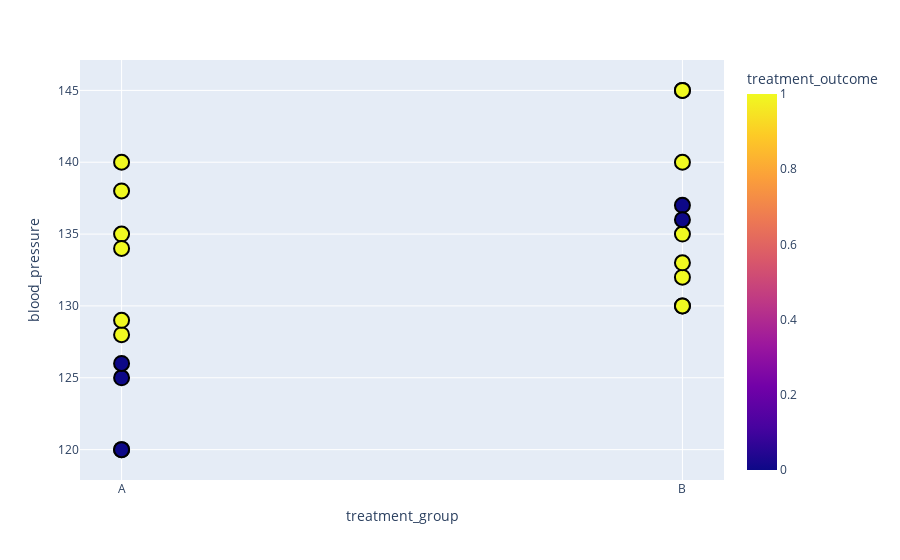

The code cell stored with this chart in its notebook:
### Code cell
# Plotting with edge color
fig = px.scatter(
    df,
    x='treatment_group',
    y='blood_pressure',
    color='treatment_outcome',  # Assign color to samples
)

# Update marker properties to include edge color
fig.update_traces(marker=dict(
    size=15,              # Marker size
    line=dict(color='black', width=2)  # Edge color and width
))

# Show the plot
fig.show()

### Figure 1 — Plotly figure (JSON) as saved in the notebook; plotly's stock layout.template omitted (floating-point values rounded to 4 significant figures)
{"data": [{"hovertemplate": "treatment_group=%{x}<br>blood_pressure=%{y}<br>treatment_outcome=%{marker.color}<extra></extra>", "legendgroup": "", "marker": {"color": [1, 0, 1, 1, 0, 1, 1, 0, 1, 1, 0, 1, 1, 0, 1, 1, 0, 1, 1, 0], "coloraxis": "coloraxis", "line": {"color": "black", "width": 2}, "size": 15, "symbol": "circle"}, "mode": "markers", "name": "", "orientation": "v", "showlegend": false, "type": "scatter", "x": ["A", "B", "A", "B", "A", "B", "A", "B", "A", "B", "A", "B", "A", "B", "A", "B", "A", "B", "A", "B"], "xaxis": "x", "y": [120, 130, 140, 135, 125, 132, 128, 145, 138, 133, 126, 140, 135, 137, 129, 145, 120, 130, 134, 136], "yaxis": "y"}], "layout": {"autosize": true, "coloraxis": {"colorbar": {"title": {"text": "treatment_outcome"}}, "colorscale": [[0, "#0d0887"], [0.1111, "#46039f"], [0.2222, "#7201a8"], [0.3333, "#9c179e"], [0.4444, "#bd3786"], [0.5556, "#d8576b"], [0.6667, "#ed7953"], [0.7778, "#fb9f3a"], [0.8889, "#fdca26"], [1, "#f0f921"]]}, "legend": {"tracegroupgap": 0}, "margin": {"t": 60}, "xaxis": {"anchor": "y", "autorange": true, "domain": [0, 1], "range": [-0.06953, 1.07], "title": {"text": "treatment_group"}, "type": "category"}, "yaxis": {"anchor": "x", "autorange": true, "domain": [0, 1], "range": [117.2, 147.8], "title": {"text": "blood_pressure"}, "type": "linear"}}}
